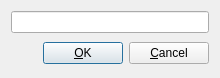
<?xml version="1.0" encoding="UTF-8"?>
<ui version="4.0">
 <class>RcvOptDialog</class>
 <widget class="QWidget" name="RcvOptDialog">
  <property name="geometry">
   <rect>
    <x>0</x>
    <y>0</y>
    <width>220</width>
    <height>78</height>
   </rect>
  </property>
  <property name="windowTitle">
   <string>Receiver Option</string>
  </property>
  <property name="toolTip">
   <string/>
  </property>
  <layout class="QVBoxLayout" name="verticalLayout">
   <item>
    <widget class="QLineEdit" name="lEOption">
     <property name="toolTip">
      <string>Receiver options</string>
     </property>
    </widget>
   </item>
   <item>
    <widget class="QWidget" name="widget" native="true">
     <layout class="QHBoxLayout" name="horizontalLayout">
      <property name="leftMargin">
       <number>0</number>
      </property>
      <property name="topMargin">
       <number>0</number>
      </property>
      <property name="rightMargin">
       <number>0</number>
      </property>
      <property name="bottomMargin">
       <number>0</number>
      </property>
      <item>
       <spacer name="horizontalSpacer">
        <property name="orientation">
         <enum>Qt::Horizontal</enum>
        </property>
        <property name="sizeHint" stdset="0">
         <size>
          <width>40</width>
          <height>20</height>
         </size>
        </property>
       </spacer>
      </item>
      <item>
       <widget class="QPushButton" name="btnOk">
        <property name="toolTip">
         <string/>
        </property>
        <property name="text">
         <string>&amp;OK</string>
        </property>
        <property name="autoDefault">
         <bool>true</bool>
        </property>
        <property name="default">
         <bool>true</bool>
        </property>
       </widget>
      </item>
      <item>
       <widget class="QPushButton" name="btnCancel">
        <property name="toolTip">
         <string/>
        </property>
        <property name="text">
         <string>&amp;Cancel</string>
        </property>
       </widget>
      </item>
     </layout>
    </widget>
   </item>
  </layout>
 </widget>
 <resources/>
 <connections/>
</ui>
